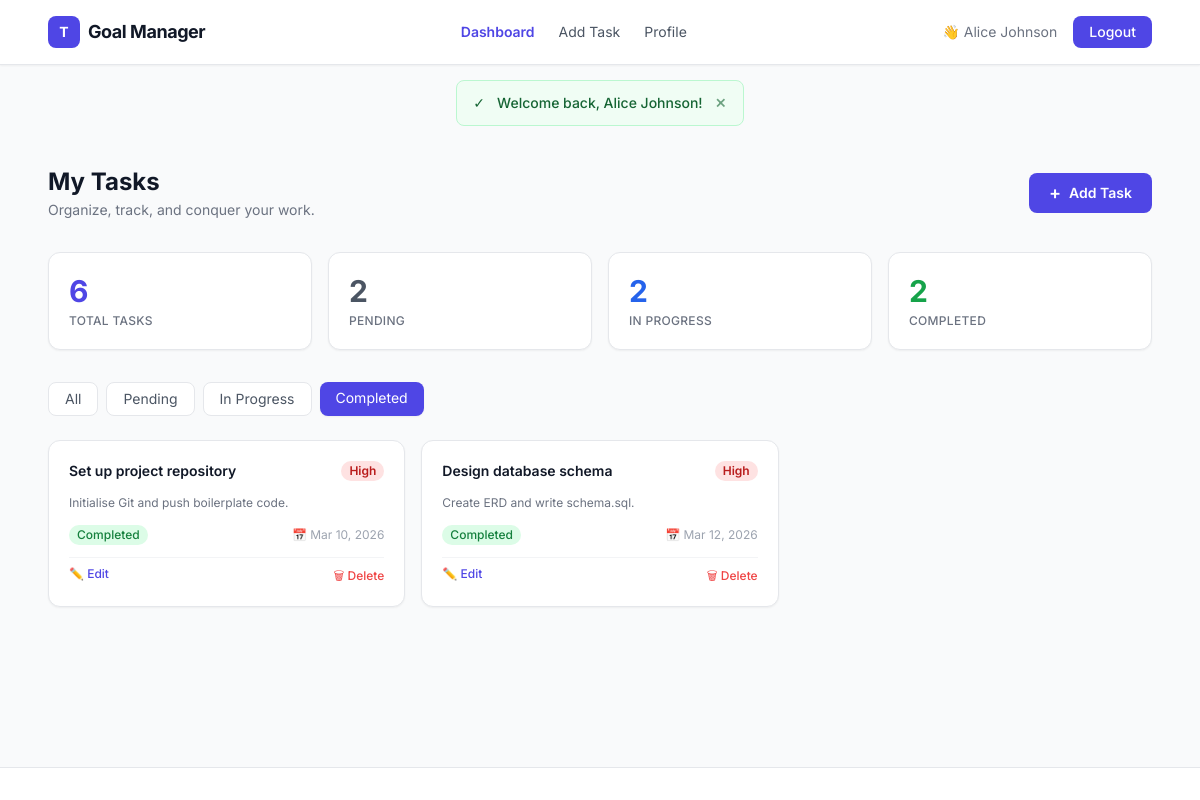
Screenshot of /pages/dashboard.php?status=completed (signed in) with the database file from the repository.
### tables this page shows
CREATE TABLE IF NOT EXISTS tasks (
    id          INT AUTO_INCREMENT PRIMARY KEY,
    user_id     INT           NOT NULL,
    title       VARCHAR(255)  NOT NULL,
    description TEXT,
    status      ENUM('pending','in_progress','completed') NOT NULL DEFAULT 'pending',
    priority    ENUM('low','medium','high')               NOT NULL DEFAULT 'medium',
    due_date    DATE,
    created_at  TIMESTAMP     DEFAULT CURRENT_TIMESTAMP,
    FOREIGN KEY (user_id) REFERENCES users(id) ON DELETE CASCADE
);

### pages/dashboard.php (the view, shortened to what this page needs)
<?php
require_once __DIR__ . '/../includes/header.php';
$db     = getDB();
$userId = (int) $_SESSION['user_id'];
$allowed  = ['', 'pending', 'in_progress', 'completed'];
$filter   = in_array($_GET['status'] ?? '', $allowed) ? ($_GET['status'] ?? '') : '';
$sql    = 'SELECT * FROM tasks WHERE user_id = ?';
$params = [$userId];
if ($filter !== '') {
    $sql     .= ' AND status = ?';
    $params[] = $filter;
}
$sql .= ' ORDER BY
    CASE priority WHEN "high" THEN 1 WHEN "medium" THEN 2 ELSE 3 END,
    FIELD(status,"in_progress","pending","completed"),
    due_date ASC';
$taskStmt = $db->prepare($sql);
$taskStmt->execute($params);
$tasks = $taskStmt->fetchAll();
$statsStmt = $db->prepare(
    'SELECT
        COUNT(*) AS total,
        SUM(status="pending")     AS pending,
        SUM(status="in_progress") AS in_progress,
        SUM(status="completed")   AS completed
     FROM tasks WHERE user_id = ?'
);
$statsStmt->execute([$userId]);
$stats = $statsStmt->fetch();
function priorityBadge(string $p): string {
    $map = [
        'low'    => 'bg-green-100 text-green-700',
        'medium' => 'bg-yellow-100 text-yellow-700',
        'high'   => 'bg-red-100 text-red-700',
    ];
    $cls = $map[$p] ?? 'bg-gray-100 text-gray-600';
    return "<span class=\"inline-block text-xs font-semibold px-2 py-0.5 rounded-full {$cls}\">" . ucfirst($p) . "</span>";
}
function statusBadge(string $s): string {
    $map = [
        'pending'     => 'bg-gray-100 text-gray-600',
        'in_progress' => 'bg-blue-100 text-blue-700',
        'completed'   => 'bg-green-100 text-green-700',
    ];
    $cls   = $map[$s] ?? 'bg-gray-100 text-gray-600';
    $label = ucwords(str_replace('_', ' ', $s));
    return "<span class=\"inline-block text-xs font-medium px-2 py-0.5 rounded-full {$cls}\">{$label}</span>";
}
function filterTab(string $label, string $value, string $current): string {
    $active = ($current === $value)
        ? 'bg-indigo-600 text-white shadow-sm'
        : 'bg-white text-gray-600 hover:bg-gray-100 border border-gray-200';
    $qs = $value ? '?status=' . urlencode($value) : '?';
    return "<a href=\"{$qs}\" class=\"px-4 py-1.5 text-sm rounded-lg transition-colors {$active}\">{$label}</a>";
}
?>
<div class="max-w-6xl mx-auto px-4 sm:px-6 py-8">
    <div class="flex flex-col sm:flex-row sm:items-center justify-between gap-4 mb-8">
        <div>
            <h1 class="text-2xl font-bold text-gray-900">My Tasks</h1>
            <p class="text-sm text-gray-500 mt-0.5">Organize, track, and conquer your work.</p>
        </div>
        <a href="<?= BASE_URL ?>pages/add_task.php"
            class="inline-flex items-center gap-2 bg-indigo-600 hover:bg-indigo-700 text-white text-sm font-semibold
                   px-5 py-2.5 rounded-lg transition-colors">
            <span class="text-lg leading-none">+</span> Add Task
        </a>
    </div>
    <div class="grid grid-cols-2 sm:grid-cols-4 gap-4 mb-8">
        <?php
        $statCards = [
            ['label' => 'Total Tasks',  'value' => $stats['total'],       'color' => 'indigo'],
            ['label' => 'Pending',      'value' => $stats['pending'],     'color' => 'gray'],
            ['label' => 'In Progress',  'value' => $stats['in_progress'], 'color' => 'blue'],
            ['label' => 'Completed',    'value' => $stats['completed'],   'color' => 'green'],
        ];
        foreach ($statCards as $card):
        ?>
        <div class="bg-white rounded-xl border border-gray-200 shadow-sm p-5 flex flex-col gap-1">
            <span class="text-3xl font-bold text-<?= $card['color'] ?>-600"><?= (int)$card['value'] ?></span>
            <span class="text-xs text-gray-500 font-medium uppercase tracking-wide"><?= $card['label'] ?></span>
        </div>
        <?php endforeach; ?>
    </div>
    <div class="flex flex-wrap gap-2 mb-6">
        <?= filterTab('All',         '',            $filter) ?>
        <?= filterTab('Pending',     'pending',     $filter) ?>
        <?= filterTab('In Progress', 'in_progress', $filter) ?>
        <?= filterTab('Completed',   'completed',   $filter) ?>
    </div>
    <?php if (empty($tasks)): ?>
    <div class="text-center py-20 text-gray-400">
        <div class="text-5xl mb-4">📋</div>
        <p class="text-lg font-medium text-gray-500">No tasks found</p>
        <p class="text-sm mt-1">
            <?= $filter ? 'No tasks match this filter.' : 'Click <strong>Add Task</strong> to get started.' ?>
        </p>
    </div>
    <?php else: ?>
    <div class="grid gap-4 sm:grid-cols-2 lg:grid-cols-3">
        <?php foreach ($tasks as $task): ?>
        <div class="bg-white rounded-xl border border-gray-200 shadow-sm p-5 flex flex-col gap-3 hover:shadow-md transition-shadow">
            <div class="flex items-start justify-between gap-2">
                <h2 class="text-sm font-semibold text-gray-900 leading-snug flex-1">
                    <?= htmlspecialchars($task['title']) ?>
                </h2>
                <?= priorityBadge($task['priority']) ?>
            </div>
            <?php if (!empty($task['description'])): ?>
            <p class="text-xs text-gray-500 line-clamp-2 leading-relaxed">
                <?= htmlspecialchars($task['description']) ?>
            </p>
            <?php endif; ?>
            <div class="flex items-center gap-2 flex-wrap">
                <?= statusBadge($task['status']) ?>
                <?php if ($task['due_date']): ?>
                <?php
                $due   = new DateTime($task['due_date']);
                $today = new DateTime('today');
                $diff  = (int)$today->diff($due)->format('%R%a');
                $dueCls = ($diff < 0 && $task['status'] !== 'completed')
                    ? 'text-red-500 font-semibold'
                    : 'text-gray-400';
                ?>
                <span class="text-xs <?= $dueCls ?> ml-auto">
                    📅 <?= htmlspecialchars($due->format('M j, Y')) ?>
                </span>
                <?php endif; ?>
            </div>
            <div class="flex items-center gap-2 pt-1 border-t border-gray-100 mt-auto">
                <a href="<?= BASE_URL ?>pages/edit_task.php?id=<?= $task['id'] ?>"
                    class="text-xs text-indigo-600 hover:text-indigo-800 font-medium transition-colors">
                    ✏️ Edit
                </a>
                <form method="POST" action="<?= BASE_URL ?>pages/dashboard.php" class="ml-auto"
                    onsubmit="return confirm('Delete this task? This cannot be undone.')">
                    <button type="submit"
                        class="text-xs text-red-500 hover:text-red-700 font-medium transition-colors">
                        🗑 Delete
                    </button>
                </form>
            </div>
        </div>
        <?php endforeach; ?>
    </div>
    <?php endif; ?>
</div>
<?php require_once __DIR__ . '/../includes/footer.php'; ?>

### includes/header.php (style rules this page uses)
body { font-family: 'Inter', ui-sans-serif, system-ui; }

### rows the page displays
tasks: title "Set up project repository", priority "High", description "Initialise Git and push boilerplate code.", status "Completed", due_date "Mar 10, 2026"
tasks: title "Design database schema", priority "High", description "Create ERD and write schema.sql.", status "Completed", due_date "Mar 12, 2026"

### other values shown
$label "Dashboard Add Task Profile"
$_SESSION['user_name'] "Alice Johnson"
$flash['msg'] "Welcome back, Alice Johnson!"
$card['value'] "6"
$card['label'] "TOTAL TASKS"
$card['value'] "2"
$card['label'] "PENDING"
$card['label'] "IN PROGRESS"
$card['label'] "COMPLETED"
$label "All Pending In Progress Completed"
